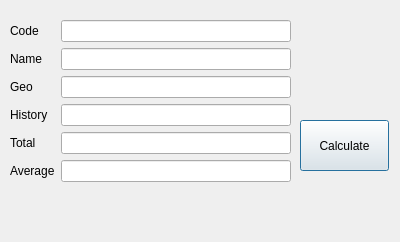
<?xml version="1.0" encoding="UTF-8"?>
<ui version="4.0">
 <class>Dialog</class>
 <widget class="QDialog" name="Dialog">
  <property name="geometry">
   <rect>
    <x>0</x>
    <y>0</y>
    <width>400</width>
    <height>242</height>
   </rect>
  </property>
  <property name="windowTitle">
   <string>Dialog</string>
  </property>
  <widget class="QPushButton" name="calculate_button">
   <property name="geometry">
    <rect>
     <x>300</x>
     <y>120</y>
     <width>89</width>
     <height>51</height>
    </rect>
   </property>
   <property name="text">
    <string>Calculate</string>
   </property>
  </widget>
  <widget class="QWidget" name="">
   <property name="geometry">
    <rect>
     <x>10</x>
     <y>20</y>
     <width>281</width>
     <height>211</height>
    </rect>
   </property>
   <layout class="QFormLayout" name="formLayout">
    <item row="0" column="0">
     <widget class="QLabel" name="label">
      <property name="text">
       <string>Code</string>
      </property>
     </widget>
    </item>
    <item row="0" column="1">
     <widget class="QLineEdit" name="code_enter"/>
    </item>
    <item row="1" column="0">
     <widget class="QLabel" name="label_2">
      <property name="text">
       <string>Name</string>
      </property>
     </widget>
    </item>
    <item row="1" column="1">
     <widget class="QLineEdit" name="name_enter"/>
    </item>
    <item row="2" column="0">
     <widget class="QLabel" name="label_3">
      <property name="text">
       <string>Geo</string>
      </property>
     </widget>
    </item>
    <item row="2" column="1">
     <widget class="QLineEdit" name="geo_enter"/>
    </item>
    <item row="3" column="0">
     <widget class="QLabel" name="label_4">
      <property name="text">
       <string>History</string>
      </property>
     </widget>
    </item>
    <item row="3" column="1">
     <widget class="QLineEdit" name="his_enter"/>
    </item>
    <item row="4" column="0">
     <widget class="QLabel" name="label_5">
      <property name="text">
       <string>Total</string>
      </property>
     </widget>
    </item>
    <item row="4" column="1">
     <widget class="QLineEdit" name="total_show">
      <property name="readOnly">
       <bool>true</bool>
      </property>
      <property name="cursorMoveStyle">
       <enum>Qt::VisualMoveStyle</enum>
      </property>
     </widget>
    </item>
    <item row="5" column="0">
     <widget class="QLabel" name="label_6">
      <property name="text">
       <string>Average</string>
      </property>
     </widget>
    </item>
    <item row="5" column="1">
     <widget class="QLineEdit" name="average_show">
      <property name="readOnly">
       <bool>true</bool>
      </property>
     </widget>
    </item>
   </layout>
  </widget>
 </widget>
 <resources/>
 <connections>
  <connection>
   <sender>calculate_button</sender>
   <signal>clicked()</signal>
   <receiver>Dialog</receiver>
   <slot>compute_button()</slot>
   <hints>
    <hint type="sourcelabel">
     <x>345</x>
     <y>142</y>
    </hint>
    <hint type="destinationlabel">
     <x>326</x>
     <y>38</y>
    </hint>
   </hints>
  </connection>
 </connections>
 <slots>
  <slot>compute_button()</slot>
 </slots>
</ui>
